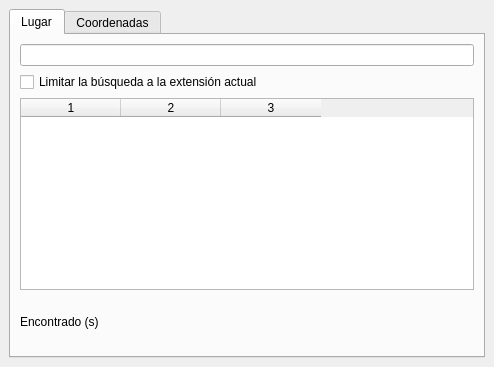
<?xml version="1.0" encoding="UTF-8"?>
<ui version="4.0">
 <class>Dialog</class>
 <widget class="QDockWidget" name="Dialog">
  <property name="geometry">
   <rect>
    <x>0</x>
    <y>0</y>
    <width>494</width>
    <height>367</height>
   </rect>
  </property>
  <property name="sizePolicy">
   <sizepolicy hsizetype="Expanding" vsizetype="Expanding">
    <horstretch>0</horstretch>
    <verstretch>0</verstretch>
   </sizepolicy>
  </property>
  <property name="floating">
   <bool>true</bool>
  </property>
  <property name="windowTitle">
   <string>Búsquedas IDECanarias</string>
  </property>
  <widget class="QWidget" name="dockWidgetContents">
   <property name="sizePolicy">
    <sizepolicy hsizetype="Expanding" vsizetype="Expanding">
     <horstretch>0</horstretch>
     <verstretch>0</verstretch>
    </sizepolicy>
   </property>
   <layout class="QHBoxLayout" name="horizontalLayout">
    <item>
     <widget class="QTabWidget" name="tabWidget">
      <property name="sizePolicy">
       <sizepolicy hsizetype="Expanding" vsizetype="Expanding">
        <horstretch>0</horstretch>
        <verstretch>0</verstretch>
       </sizepolicy>
      </property>
      <property name="currentIndex">
       <number>0</number>
      </property>
      <widget class="QWidget" name="tab001">
       <property name="minimumSize">
        <size>
         <width>472</width>
         <height>0</height>
        </size>
       </property>
       <attribute name="title">
        <string>Lugar</string>
       </attribute>
       <layout class="QVBoxLayout" name="verticalLayout">
        <property name="sizeConstraint">
         <enum>QLayout::SetMaximumSize</enum>
        </property>
        <item>
         <widget class="QLineEdit" name="txtSearch"/>
        </item>
        <item>
         <widget class="QCheckBox" name="chkBBOX">
          <property name="sizePolicy">
           <sizepolicy hsizetype="Expanding" vsizetype="Fixed">
            <horstretch>0</horstretch>
            <verstretch>0</verstretch>
           </sizepolicy>
          </property>
          <property name="text">
           <string>Limitar la búsqueda a la extensión actual</string>
          </property>
         </widget>
        </item>
        <item>
         <widget class="QTableWidget" name="tblResult">
          <property name="enabled">
           <bool>true</bool>
          </property>
          <property name="sizePolicy">
           <sizepolicy hsizetype="Expanding" vsizetype="Minimum">
            <horstretch>0</horstretch>
            <verstretch>0</verstretch>
           </sizepolicy>
          </property>
          <property name="editTriggers">
           <set>QAbstractItemView::NoEditTriggers</set>
          </property>
          <property name="selectionBehavior">
           <enum>QAbstractItemView::SelectRows</enum>
          </property>
          <property name="showGrid">
           <bool>true</bool>
          </property>
          <property name="columnCount">
           <number>3</number>
          </property>
          <column/>
          <column/>
          <column/>
         </widget>
        </item>
        <item>
         <widget class="QLabel" name="lblResult">
          <property name="text">
           <string>Encontrado (s)</string>
          </property>
         </widget>
        </item>
       </layout>
      </widget>
      <widget class="QWidget" name="tab002">
       <attribute name="title">
        <string>Coordenadas</string>
       </attribute>
       <layout class="QVBoxLayout" name="verticalLayout_2">
        <item>
         <widget class="QGroupBox" name="groupBox_7">
          <property name="enabled">
           <bool>true</bool>
          </property>
          <property name="title">
           <string/>
          </property>
          <widget class="QWidget" name="layoutWidget_2">
           <property name="geometry">
            <rect>
             <x>0</x>
             <y>0</y>
             <width>226</width>
             <height>50</height>
            </rect>
           </property>
           <layout class="QGridLayout" name="gridLayout_3">
            <item row="1" column="0">
             <widget class="QRadioButton" name="radioutm">
              <property name="text">
               <string>UTM</string>
              </property>
             </widget>
            </item>
            <item row="0" column="0">
             <widget class="QRadioButton" name="radiodms">
              <property name="text">
               <string>Grad. Min. Seg.</string>
              </property>
              <property name="checked">
               <bool>true</bool>
              </property>
             </widget>
            </item>
            <item row="0" column="1">
             <widget class="QRadioButton" name="radiodm">
              <property name="text">
               <string>Grad. Min.</string>
              </property>
             </widget>
            </item>
            <item row="1" column="1">
             <widget class="QRadioButton" name="radiod">
              <property name="text">
               <string>Grados</string>
              </property>
             </widget>
            </item>
           </layout>
          </widget>
          <widget class="QWidget" name="layoutWidget">
           <property name="geometry">
            <rect>
             <x>0</x>
             <y>55</y>
             <width>301</width>
             <height>127</height>
            </rect>
           </property>
           <layout class="QGridLayout" name="gridLayout_2">
            <item row="0" column="0">
             <widget class="QLineEdit" name="txtCoordinates"/>
            </item>
            <item row="3" column="0">
             <widget class="QPushButton" name="btnGet">
              <property name="text">
               <string>Empezar captura</string>
              </property>
             </widget>
            </item>
            <item row="2" column="0">
             <widget class="QPushButton" name="btnClipboard">
              <property name="text">
               <string>Copiar al portapapeles</string>
              </property>
             </widget>
            </item>
            <item row="1" column="0">
             <widget class="QPushButton" name="btnGo">
              <property name="text">
               <string>Ir</string>
              </property>
             </widget>
            </item>
           </layout>
          </widget>
         </widget>
        </item>
       </layout>
      </widget>
     </widget>
    </item>
   </layout>
  </widget>
 </widget>
 <resources/>
 <connections/>
</ui>
